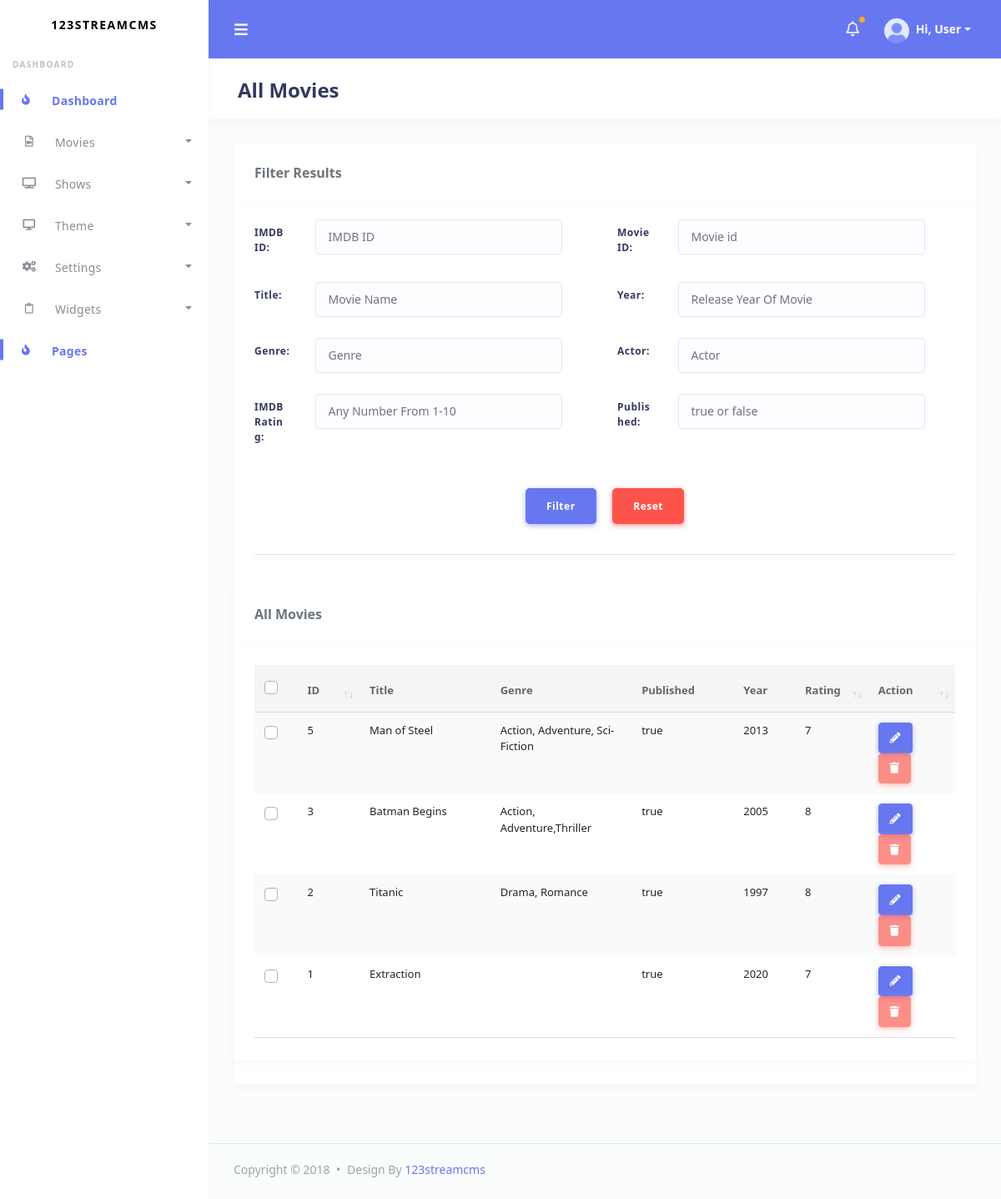
/admin/all_movies.php (signed in), run on the app's committed database.
### tables this page shows
CREATE TABLE `movies_database` (
  `imdb_id` varchar(100) DEFAULT 'no id',
  `title` varchar(1000) DEFAULT 'no title',
  `release_year` int(11) DEFAULT '0',
  `genre` varchar(2000) DEFAULT 'no genre',
  `source_link` text,
  `country` varchar(100) DEFAULT 'no country',
  `img_src` varchar(10000) DEFAULT NULL,
  `imdb_rating` int(11) DEFAULT NULL,
  `stars` varchar(1500) DEFAULT NULL,
  `description` text,
  `filter_title` varchar(3000) DEFAULT NULL,
  `id` int(11) NOT NULL,
  `openload` varchar(500) DEFAULT '',
  `streamango` varchar(500) DEFAULT '',
  `rapid` varchar(500) DEFAULT '',
  `english_sub` text,
  `flag` varchar(200) DEFAULT NULL,
  `download_link` varchar(4000) DEFAULT NULL,
  `quality` varchar(200) DEFAULT NULL,
  `slug` varchar(2000) DEFAULT NULL,
  `keywords` varchar(2000) DEFAULT NULL,
  `uploaded_by` varchar(256) DEFAULT NULL,
  `published` varchar(256) DEFAULT 'false',
  `duration` varchar(256) DEFAULT NULL,
  `director` text,
  `writer` text,
  `language` varchar(256) DEFAULT NULL,
  `rated` varchar(256) DEFAULT NULL,
  `production` text,
  `votes` bigint(20) DEFAULT NULL
);

### admin/includes/functions.php (called while the page is built, shortened)
<?php
function query_data($query,$key='multi')
{
    global $con;
    $res=mysqli_query($con,$query);
    if($key=='multi')
    {
        $query_data=mysqli_fetch_all($res,MYSQLI_ASSOC) ;
    }
    else
    {
        $query_data=mysqli_fetch_array($res,MYSQLI_ASSOC) ;
    }
    return $query_data;
}
?>

### admin/all_movies.php (the view, shortened to what this page needs)
<?php
  require($_SERVER['DOCUMENT_ROOT']."/includes/connect.php");
  require($_SERVER['DOCUMENT_ROOT']."/admin/includes/functions.php");
  $str='';
  if($str)
  {
    $query_dt=query_data("SELECT * from movies_database where $str order by id desc ");
  }
  else
  {
    $query_dt=query_data("SELECT * from movies_database order by id desc limit 1000");
  }
?>
<!DOCTYPE html>
<html lang="en">
<head>
  <link rel="stylesheet" href="assets/modules/bootstrap/css/bootstrap.min.css">
  <link rel="stylesheet" href="assets/modules/fontawesome/css/all.min.css">
   <link rel="stylesheet" href="https://stackpath.bootstrapcdn.com/bootstrap/4.3.1/css/bootstrap.min.css">
   <link rel="stylesheet" href="https://use.fontawesome.com/releases/v5.7.2/css/all.css">
   <link rel="stylesheet" href="assets/modules/datatables/datatables.min.css">
  <link rel="stylesheet" href="assets/modules/datatables/DataTables-1.10.16/css/dataTables.bootstrap4.min.css">
  <link rel="stylesheet" href="assets/modules/datatables/Select-1.2.4/css/select.bootstrap4.min.css">
  <link rel="stylesheet" href="assets/css/style.css">
  <link rel="stylesheet" href="assets/css/components.css">
</head>
<body>
  <div id="app">
    <div class="main-wrapper main-wrapper-1">
      <div class="navbar-bg"></div>
     <?php include('includes/header.php')?>
      <div class="main-content">
        <section class="section">
          <div class="section-header">
            <h1>All Movies</h1>
          </div>
          <div class="card">
                  <div class="card-header">
                    <h4>Filter Results</h4>
                  </div>
                  <div class="card-body">
                      <form action="">
                      <div class="row">
                          <div class="col-md-6">
                                <div class="form-group row">
                                <label for="inputEmail3" class="col-sm-2 col-form-label">IMDB ID:</label>
                                <div class="col-sm-9">
                                    <input type="text" class="form-control"  name="imdb_id" placeholder="IMDB ID">
                                </div>
                                </div>
                          </div>
                          <div class="col-md-6">
                                <div class="form-group row">
                                <label for="inputEmail3" class="col-sm-2 col-form-label">Movie ID:</label>
                                <div class="col-sm-9">
                                    <input type="text" class="form-control"  name="id" placeholder="Movie id">
                                </div>
                                </div>
                          </div>
                          <div class="col-md-6">
                                <div class="form-group row">
                                <label for="inputEmail3" class="col-sm-2 col-form-label">Title:</label>
                                <div class="col-sm-9">
                                    <input type="text" class="form-control"  name="title" placeholder="Movie Name">
                                </div>
                                </div>
                          </div>
                          <div class="col-md-6">
                                <div class="form-group row">
                                <label for="inputEmail3" class="col-sm-2 col-form-label">Year:</label>
                                <div class="col-sm-9">
                                    <input type="text" class="form-control"  name="release_year" placeholder="Release Year Of Movie">
                                </div>
                                </div>
                          </div>
                          <div class="col-md-6">
                                <div class="form-group row">
                                <label for="inputEmail3" class="col-sm-2 col-form-label">Genre:</label>
                                <div class="col-sm-9">
                                    <input type="text" class="form-control"  name="genre" placeholder="Genre">
                                </div>
                                </div>
                          </div>
                          <div class="col-md-6">
                                <div class="form-group row">
                                <label for="inputEmail3" class="col-sm-2 col-form-label">Actor:</label>
                                <div class="col-sm-9">
                                    <input type="text" class="form-control"  name="stars" placeholder="Actor">
                                </div>
                                </div>
                          </div>
                          <div class="col-md-6">
                                <div class="form-group row">
                                <label for="inputEmail3" class="col-sm-2 col-form-label">IMDB Rating:</label>
                                <div class="col-sm-9">
                                    <input type="text" class="form-control"  name="imdb_rating" placeholder="Any Number From 1-10 ">
                                </div>
                                </div>
                          </div>
                          <div class="col-md-6">
                                <div class="form-group row">
                                <label for="inputEmail3" class="col-sm-2 col-form-label">Published:</label>
                                <div class="col-sm-9">
                                    <input type="text" class="form-control"  name="published" placeholder="true or false ">
                                </div>
                                </div>
                          </div>
                      </div>
                  <div class="card-footer text-center">
                    <button type="submit" class="btn btn-lg btn-primary">Filter</button>
                    <button type="submit" class="btn btn-lg btn-danger ml-3 ">Reset</button>
                  </div>
              </form>
                  <hr/>
                </div>
                <div class="card">
                  <div class="card-header">
                    <h4>All Movies<label class="ml-5">
                    </h4>
                  </div>
                  <div class="card-body">
                    <div class="table-responsive">
                      <div id="table-1_wrapper" class="dataTables_wrapper container-fluid dt-bootstrap4 no-footer"><div class="row"><div class="col-sm-12"><div id="table-1_wrapper" class="dataTables_wrapper container-fluid dt-bootstrap4 no-footer"><div class="row"><div class="col-sm-12"><table class="table table-striped dataTable no-footer" id="table-1" role="grid" aria-describedby="table-1_info">
                        <thead>
                          <tr role="row">
                          <th>
                            <div class="custom-checkbox custom-control">
                              <label for="checkbox-all" class="custom-control-label">&nbsp;</label>
                            </div>
                          </th>
                              <th class="sorting" tabindex="0" aria-controls="table-1" rowspan="1" colspan="1" aria-label="Task Name: activate to sort column ascending" style="width: 60px;"> ID</th>
                            <th class="sorting_disabled" rowspan="1" colspan="1" aria-label="Progress" style="width: 240.8px;">Title</th>
                            <th class="sorting_disabled" rowspan="1" colspan="1" aria-label="Members" style="width: 200.2px;">Genre</th>
                            <th class="sorting_disabled" rowspan="1" colspan="1" aria-label="Members" style="width: 150.2px;">Published</th>
                            <th class="sorting_disabled" rowspan="1" colspan="1" aria-label="Members" style="width: 80px;">Year</th>
                            <th class="sorting" tabindex="0" aria-controls="table-1" rowspan="1" colspan="1" aria-label="Action: activate to sort column ascending" style="width: 50.2px;">Rating</th>
                            <th class="sorting" tabindex="0" aria-controls="table-1" rowspan="1" colspan="1" aria-label="Action: activate to sort column ascending" style="width: 93.2px;">Action</th>
                        </tr>
                        </thead>
                        <tbody>
                        <?php
                      foreach($query_dt as $key=>$row)
                    {
                        $row['genre']=str_replace(';',' ',$row['genre']);
                        $row['stars']=str_replace(';',' ',$row['stars']);
                        $var_dt="del_entry(".$row['id'].",'movie')";
                      echo'  <tr role="row" class="odd">
                      <td class="text-center">
                            <div class="custom-checkbox custom-control">
                              <input data-id="'.$row['id'].'" type="checkbox" data-checkboxes="mygroup" class="custom-control-input" id="checkbox-'.$key.'">
                              <label for="checkbox-'.$key.'" class="custom-control-label">&nbsp;</label>
                            </div>
                          </td>
                            <td class="sorting_1">
                             '.$row['id'].'
                            </td>
                            <td>'.$row['title'].'</td>
                            <td >
                            '.$row['genre'].'
                              </div>
                            </td>
                            <td >
                            '.$row['published'].'
                              </div>
                            </td>
                            <td>
                            '.$row['release_year'].'
                            </td>
                            <td>'.$row['imdb_rating'].'</td>
                            <td>
                           <a href="edit_movie.php?id='.$row['id'].'" class="btn btn-primary btn-action mr-1" data-toggle="tooltip" title="" data-original-title="Edit"><i class="fas fa-pencil-alt"></i></a>
                           <a class="btn btn-danger btn-action " data-toggle="tooltip" title="" data-confirm="Are You Sure?|This action can not be undone. Do you want to continue?" data-confirm-yes="'.$var_dt.'" data-original-title="Delete"><i class="fas fa-trash"></i></a>
                         </td>
                          </tr>';
                    }
                    ?>
                      </table></div></div></div></div></div></div>
  <?php include('includes/footer.php')?>
</body>
</html>

### admin/includes/header.php (shortened to what this page needs)
<nav class="navbar navbar-expand-lg main-navbar">
        <form class="form-inline mr-auto">
          <ul class="navbar-nav mr-3">
            <li><a href="#" data-toggle="sidebar" class="nav-link nav-link-lg"><i class="fas fa-bars"></i></a></li>
          </ul>
        </form>
        <ul class="navbar-nav navbar-right">
          <li class="dropdown dropdown-list-toggle"><a href="#" data-toggle="dropdown" class="nav-link notification-toggle nav-link-lg beep"><i class="far fa-bell"></i></a>
          </li>
          <li class="dropdown"><a href="#" data-toggle="dropdown" class="nav-link dropdown-toggle nav-link-lg nav-link-user">
            <img alt="image" src="assets/img/avatar/avatar-1.png" class="rounded-circle mr-1">
            <div class="d-sm-none d-lg-inline-block">Hi, User</div></a>
          </li>
        </ul>
      </nav>
       <div class="main-sidebar sidebar-style-2">
        <aside id="sidebar-wrapper">
          <div class="sidebar-brand">
            <a href="index.html">123streamcms</a>
          </div>
          <ul class="sidebar-menu">
            <li class="menu-header">Dashboard</li>
            <li class=" active">
              <a href="/admin/" class="nav-link "><i class="fas fa-fire"></i><span>Dashboard</span></a>
            </li>
            <li class="dropdown">
              <a href="#" class="nav-link has-dropdown" data-toggle="dropdown"><i class="far fa-file-video"></i> <span>Movies</span></a>
            </li>
            <li class="dropdown">
              <a href="#" class="nav-link has-dropdown" data-toggle="dropdown"><i class="fas fa-tv"></i> <span>Shows</span></a>
            </li>
             <li class="dropdown">
              <a href="#" class="nav-link has-dropdown" data-toggle="dropdown"><i class="fas fa-desktop"></i> <span>Theme</span></a>
            </li>
            <li class="dropdown">
              <a href="#" class="nav-link has-dropdown" data-toggle="dropdown"><i class="fas fa-cogs"></i> <span>Settings</span></a>
            </li>
              <li class="dropdown">
              <a href="#" class="nav-link has-dropdown" data-toggle="dropdown"><i class="far fa-clipboard"></i> <span>Widgets</span></a>
            </li>
             <li class=" active">
              <a href="pages.php" class="nav-link "><i class="fas fa-fire"></i><span>Pages</span></a>
            </li>
                 </aside>
      </div>

### admin/includes/footer.php (shortened to what this page needs)
<footer class="main-footer">
        <div class="footer-left">
          Copyright &copy; 2018 <div class="bullet"></div> Design By <a href="https://123streamcms.bid">123streamcms</a>
        </div>
      </footer>

### admin/assets/css/components.css (style rules this page uses)
table.dataTable { border-collapse: collapse !important; }
table.dataTable thead th, table.dataTable thead td { border-bottom: 1px solid #ddd !important; }
table.dataTable.no-footer { border-bottom: 1px solid #ddd !important; }
.dataTables_wrapper { padding: 0 !important; font-size: 13px !important; }

### data on the page
movies_database: id "5", title "Man of Steel", genre "Action, Adventure, Sci-Fiction", published "true", release_year "2013", imdb_rating "7"
movies_database: id "3", title "Batman Begins", genre "Action, Adventure,Thriller", published "true", release_year "2005", imdb_rating "8"
movies_database: id "2", title "Titanic", genre "Drama, Romance", published "true", release_year "1997", imdb_rating "8"
movies_database: id "1", title "Extraction", published "true", release_year "2020", imdb_rating "7"
